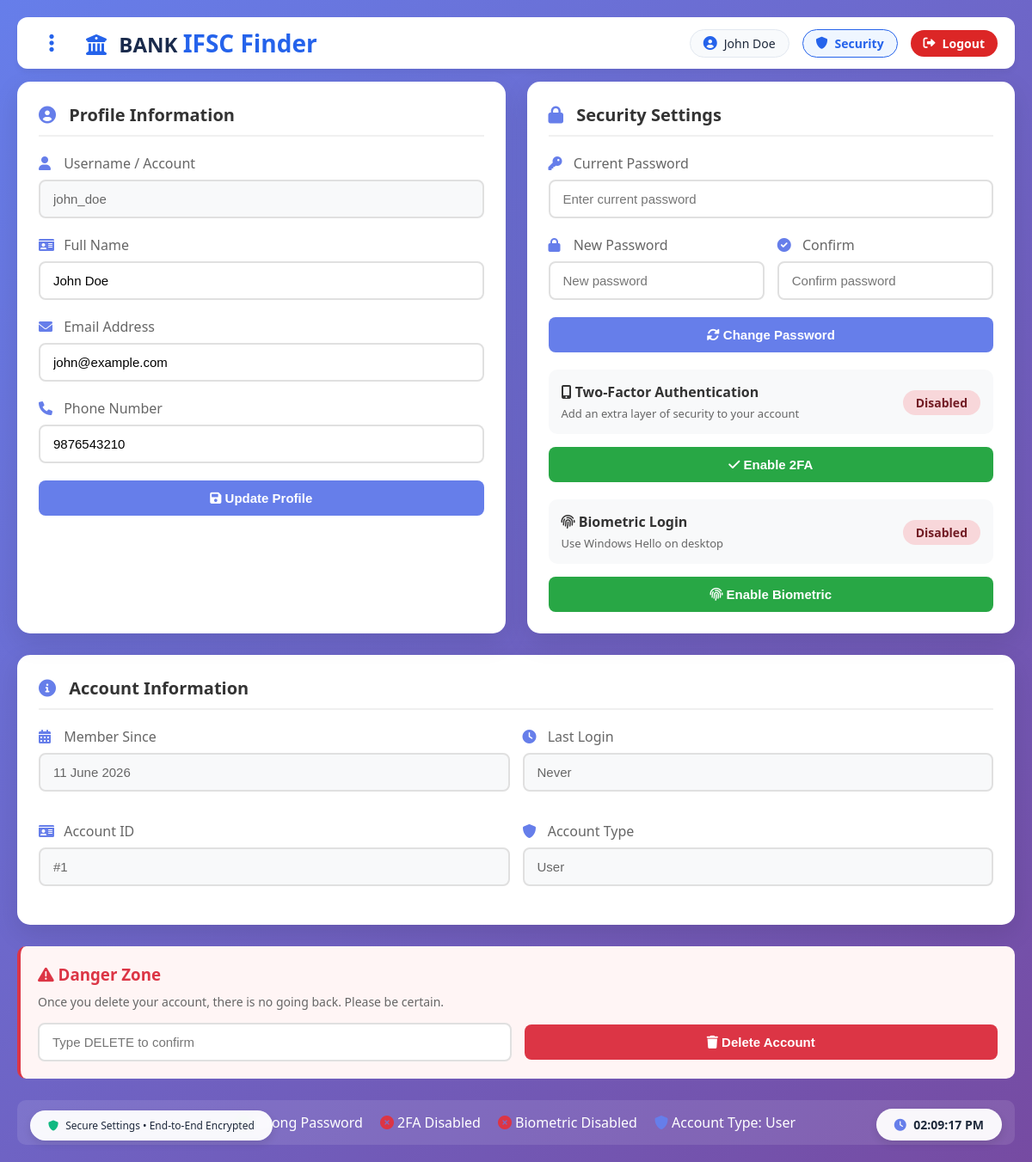
The page /settings.php (signed in) on the database its author committed.
### tables this page shows
CREATE TABLE IF NOT EXISTS `users` (
    `id` INT AUTO_INCREMENT PRIMARY KEY,
    `username` VARCHAR(50) UNIQUE NOT NULL,
    `email` VARCHAR(100) UNIQUE NOT NULL,
    `password` VARCHAR(255) NOT NULL,
    `phone` VARCHAR(20),
    `full_name` VARCHAR(100),
    `role` ENUM('user', 'admin') DEFAULT 'user',
    `two_factor_enabled` BOOLEAN DEFAULT FALSE,
    `biometric_enabled` BOOLEAN DEFAULT FALSE,
    `created_at` TIMESTAMP DEFAULT CURRENT_TIMESTAMP,
    `last_login` TIMESTAMP NULL
);

### settings.php (the view, shortened to what this page needs)
<?php
require_once 'db_config.php';
$is_logged_in = false;
$user_id = null;
$username = null;
$full_name = null;
$user_role = 'guest';
if (isset($_SESSION['user_id'])) {
    $is_logged_in = true;
    $user_id = $_SESSION['user_id'];
    $username = $_SESSION['username'] ?? '';
    $full_name = $_SESSION['full_name'] ?? '';
    $user_role = 'user';
    $user_query = mysqli_query($conn, "SELECT * FROM users WHERE id = $user_id");
    if ($user_query && mysqli_num_rows($user_query) > 0) {
        $user = mysqli_fetch_assoc($user_query);
        $user_role = $user['role'] ?? 'user';
    }
}
$is_admin = ($user_role === 'admin');
$user_agent = $_SERVER['HTTP_USER_AGENT'];
$is_mobile = preg_match('/(android|iphone|ipad|mobile)/i', $user_agent);
?>
<!DOCTYPE html>
<html lang="en">
<head>
    <link href="https://cdnjs.cloudflare.com/ajax/libs/font-awesome/6.0.0/css/all.min.css" rel="stylesheet">
</head>
<body>
    <div class="header">
        <div class="three-dots" onclick="toggleMenu()">
            <i class="fa-solid fa-ellipsis-vertical"></i>
        </div>
        <div class="logo">
            <i class="fa-solid fa-building-columns"></i> BANK <span>IFSC Finder</span>
        </div>
        <?php if ($is_logged_in): ?>
        <div class="user-info">
            <div class="user-details">
                <i class="fas fa-user-circle"></i>
                <span><?php echo htmlspecialchars($full_name ?: $username); ?></span>
            </div>
            <?php if ($user_role == 'user'): ?>
            <a href="security.php" class="security-link">
                <i class="fas fa-shield-alt"></i> <span>Security</span>
            </a>
            <?php endif; ?>
            <a href="logout2.php" class="logout-btn">
                <i class="fas fa-sign-out-alt"></i> <span>Logout</span>
            </a>
        </div>
        <?php endif; ?>
    </div>
    <div class="container">
        <div class="settings-grid">
            <div class="card">
                <h2><i class="fas fa-user-circle"></i> Profile Information</h2>
                <form method="POST">
                    <div class="form-group">
                        <label><i class="fas fa-user"></i> Username / Account</label>
                        <input type="text" value="<?php echo $username; ?>" readonly>
                    </div>
                    <div class="form-group">
                        <label><i class="fas fa-id-card"></i> Full Name</label>
                        <input type="text" name="full_name" value="<?php echo $full_name; ?>" required>
                    </div>
                    <div class="form-group">
                        <label><i class="fas fa-envelope"></i> Email Address</label>
                        <input type="email" name="email" value="<?php echo $user['email'] ?? ''; ?>" required>
                    </div>
                    <div class="form-group">
                        <label><i class="fas fa-phone"></i> Phone Number</label>
                        <input type="text" name="phone" value="<?php echo $user['phone'] ?? ''; ?>" required>
                    </div>
                    <button type="submit" name="update_profile" class="btn btn-primary">
                        <i class="fas fa-save"></i> Update Profile
                    </button>
                </form>
            </div>
            <div class="card">
                <h2><i class="fas fa-lock"></i> Security Settings</h2>
                <form method="POST">
                    <div class="form-group">
                        <label><i class="fas fa-key"></i> Current Password</label>
                        <input type="password" name="current_password" placeholder="Enter current password" required>
                    </div>
                    <div class="row">
                        <div class="form-group">
                            <label><i class="fas fa-lock"></i> New Password</label>
                            <input type="password" name="new_password" placeholder="New password" required>
                        </div>
                        <div class="form-group">
                            <label><i class="fas fa-check-circle"></i> Confirm</label>
                            <input type="password" name="confirm_password" placeholder="Confirm password" required>
                        </div>
                    </div>
                    <button type="submit" name="change_password" class="btn btn-primary">
                        <i class="fas fa-sync-alt"></i> Change Password
                    </button>
                </form>
                <?php if ($user_role == 'user'): ?>
                <div class="toggle-switch" style="margin-top:20px;">
                    <div class="toggle-info">
                        <h4><i class="fas fa-mobile-alt"></i> Two-Factor Authentication</h4>
                        <p>Add an extra layer of security to your account</p>
                    </div>
                    <div>
                        <span class="toggle-status <?php echo !empty($user['two_factor_enabled']) ? 'status-enabled' : 'status-disabled'; ?>">
                            <?php echo !empty($user['two_factor_enabled']) ? 'Enabled' : 'Disabled'; ?>
                        </span>
                    </div>
                </div>
                <form method="POST">
                    <button type="submit" name="toggle_2fa" class="btn <?php echo !empty($user['two_factor_enabled']) ? 'btn-warning' : 'btn-success'; ?>" style="width:100%;">
                        <i class="fas fa-<?php echo !empty($user['two_factor_enabled']) ? 'times' : 'check'; ?>"></i>
                        <?php echo !empty($user['two_factor_enabled']) ? 'Disable 2FA' : 'Enable 2FA'; ?>
                    </button>
                </form>
                <div class="toggle-switch" style="margin-top:20px;">
                    <div class="toggle-info">
                        <h4><i class="fas fa-fingerprint"></i> Biometric Login</h4>
                        <p>
                            <?php if ($is_mobile): ?>
                            Use fingerprint or face recognition
                            <?php else: ?>
                            Use Windows Hello on desktop
                            <?php endif; ?>
                        </p>
                    </div>
                    <div>
                        <span class="toggle-status <?php echo !empty($user['biometric_enabled']) ? 'status-enabled' : 'status-disabled'; ?>">
                            <?php echo !empty($user['biometric_enabled']) ? 'Enabled' : 'Disabled'; ?>
                        </span>
                    </div>
                </div>
                <form method="POST">
                    <button type="submit" name="toggle_biometric" class="btn <?php echo !empty($user['biometric_enabled']) ? 'btn-warning' : 'btn-success'; ?>" style="width:100%;">
                        <i class="fas fa-<?php echo !empty($user['biometric_enabled']) ? 'times' : 'fingerprint'; ?>"></i>
                        <?php echo !empty($user['biometric_enabled']) ? 'Disable Biometric' : 'Enable Biometric'; ?>
                    </button>
                </form>
                <?php endif; ?>
            </div>
        </div>
        <div class="card" style="margin-top:25px;">
            <h2><i class="fas fa-info-circle"></i> Account Information</h2>
            <div class="row">
                <div class="form-group">
                    <label><i class="fas fa-calendar-alt"></i> Member Since</label>
                    <input type="text" value="<?php echo isset($user['created_at']) ? date('d F Y', strtotime($user['created_at'])) : date('d F Y'); ?>" readonly>
                </div>
                <div class="form-group">
                    <label><i class="fas fa-clock"></i> Last Login</label>
                    <input type="text" value="<?php echo isset($user['last_login']) && $user['last_login'] ? date('d F Y, h:i A', strtotime($user['last_login'])) : 'Never'; ?>" readonly>
                </div>
                <div class="form-group">
                    <label><i class="fas fa-id-card"></i> Account ID</label>
                    <input type="text" value="<?php echo '#' . $user_id; ?>" readonly>
                </div>
                <div class="form-group">
                    <label><i class="fas fa-shield-alt"></i> Account Type</label>
                    <input type="text" value="<?php echo ucfirst($user_role); ?>" readonly>
                </div>
            </div>
        </div>
        <?php if (!$is_admin && $user_role != 'bank'): ?>
        <div class="delete-section" style="margin-top:25px;">
            <h3><i class="fas fa-exclamation-triangle"></i> Danger Zone</h3>
            <p>Once you delete your account, there is no going back. Please be certain.</p>
            <form method="POST" onsubmit="return confirm('Are you absolutely sure? This action cannot be undone!');">
                <div class="row" style="align-items: center;">
                    <div class="form-group" style="margin:0;">
                        <input type="text" name="confirm_delete" placeholder="Type DELETE to confirm" required style="margin:0;">
                    </div>
                    <button type="submit" name="delete_account" class="btn btn-danger">
                        <i class="fas fa-trash"></i> Delete Account
                    </button>
                </div>
            </form>
        </div>
        <?php endif; ?>
        <div style="background: rgba(255,255,255,0.1); border-radius: 10px; padding: 15px; margin-top: 25px; color: white;">
            <div style="display: flex; gap: 20px; flex-wrap: wrap; justify-content: center;">
                <span><i class="fas fa-check-circle" style="color:#28a745;"></i> Strong Password</span>
                <?php if ($user_role == 'user'): ?>
                <span><i class="fas fa-<?php echo !empty($user['two_factor_enabled']) ? 'check-circle' : 'times-circle'; ?>" style="color:<?php echo !empty($user['two_factor_enabled']) ? '#28a745' : '#dc3545'; ?>;"></i> 2FA <?php echo !empty($user['two_factor_enabled']) ? 'Enabled' : 'Disabled'; ?></span>
                <span><i class="fas fa-<?php echo !empty($user['biometric_enabled']) ? 'check-circle' : 'times-circle'; ?>" style="color:<?php echo !empty($user['biometric_enabled']) ? '#28a745' : '#dc3545'; ?>;"></i> Biometric <?php echo !empty($user['biometric_enabled']) ? 'Enabled' : 'Disabled'; ?></span>
                <?php endif; ?>
                <span><i class="fas fa-shield-alt" style="color:#667eea;"></i> Account Type: <?php echo ucfirst($user_role); ?></span>
            </div>
        </div>
    </div>
    <div class="live-clock" id="live-clock">
    </div>
    <div class="footer-note">
        <i class="fas fa-shield-alt"></i> Secure Settings • End-to-End Encrypted
    </div>
</body>
</html>

### settings.php (style rules this page uses)
* { margin: 0; padding: 0; box-sizing: border-box; }
body { font-family: 'Segoe UI', Tahoma, Geneva, Verdana, sans-serif; background: linear-gradient(135deg, #667eea 0%, #764ba2 100%); min-height: 100vh; padding: 20px; }
.container { max-width: 1200px; margin: 0 auto; }
.header { display: flex; align-items: center; padding: 10px 20px; background: white; border-radius: 12px; margin-bottom: 15px; box-shadow: 0 4px 6px rgba(0,0,0,0.05); position: relative; z-index: 100; }
.three-dots { font-size: 24px; cursor: pointer; margin-right: 20px; color: #2563EB; transition: all 0.3s; width: 40px; height: 40px; display: flex; align-items: center; justify-content: center; border-radius: 50%; }
.logo { font-size: 24px; font-weight: bold; color: #1A2B4C; flex-shrink: 0; }
.logo span { color: #2563EB; font-size: 28px; }
.logo i { color: #2563EB; margin-right: 8px; }
.user-info { margin-left: auto; display: flex; align-items: center; gap: 15px; }
.user-details { display: flex; align-items: center; gap: 8px; background: #F8FAFC; padding: 6px 15px; border-radius: 30px; border: 1px solid #E2E8F0; white-space: nowrap; }
.user-details i { color: #2563EB; font-size: 16px; }
.user-details span { color: #1E293B; font-size: 14px; font-weight: 500; }
.security-link { display: flex; align-items: center; gap: 8px; background: #EFF6FF; color: #2563EB; text-decoration: none; padding: 6px 15px; border-radius: 30px; font-size: 14px; font-weight: 600; border: 1px solid #2563EB; transition: all 0.3s; white-space: nowrap; }
.logout-btn { background: #DC2626; color: white; text-decoration: none; padding: 6px 15px; border-radius: 30px; font-size: 14px; font-weight: 600; transition: all 0.3s; display: flex; align-items: center; gap: 8px; white-space: nowrap; }
.settings-grid { display: grid; grid-template-columns: repeat(auto-fit, minmax(450px, 1fr)); gap: 25px; }
.card { background: white; border-radius: 15px; padding: 25px; box-shadow: 0 10px 30px rgba(0,0,0,0.1); transition: transform 0.3s; }
.card h2 { color: #333; margin-bottom: 20px; font-size: 20px; border-bottom: 2px solid #f0f0f0; padding-bottom: 10px; }
.card h2 i { color: #667eea; margin-right: 10px; }
.form-group { margin-bottom: 20px; }
.form-group label { display: block; margin-bottom: 8px; color: #666; font-weight: 500; }
.form-group label i { color: #667eea; margin-right: 5px; width: 20px; }
.form-group input, .form-group select { width: 100%; padding: 12px 15px; border: 2px solid #e0e0e0; border-radius: 8px; font-size: 15px; transition: 0.3s; }
.form-group input[readonly] { background: #f8f9fa; color: #666; }
.btn { padding: 12px 25px; border: none; border-radius: 8px; font-size: 15px; font-weight: 600; cursor: pointer; transition: 0.3s; }
.btn-primary { background: #667eea; color: white; width: 100%; }
.btn-success { background: #28a745; color: white; }
.btn-danger { background: #dc3545; color: white; }
.toggle-switch { display: flex; align-items: center; justify-content: space-between; padding: 15px; background: #f8f9fa; border-radius: 10px; margin-bottom: 15px; }
.toggle-info { flex: 1; }
.toggle-info h4 { color: #333; margin-bottom: 5px; }
.toggle-info p { color: #666; font-size: 13px; }
.toggle-status { font-size: 14px; font-weight: 600; padding: 5px 15px; border-radius: 20px; }
.status-disabled { background: #f8d7da; color: #721c24; }
.delete-section { background: #fff5f5; border-left: 4px solid #dc3545; padding: 20px; border-radius: 10px; }
.delete-section h3 { color: #dc3545; margin-bottom: 10px; }
.delete-section p { color: #666; margin-bottom: 15px; font-size: 14px; }
.row { display: grid; grid-template-columns: 1fr 1fr; gap: 15px; }
.live-clock { position: fixed; bottom: 25px; right: 35px; background: white; padding: 8px 20px; border-radius: 30px; font-weight: 600; color: #1E293B; box-shadow: 0 4px 10px rgba(0,0,0,0.1); z-index: 1000; font-size: 14px; border: 1px solid rgba(255,255,255,0.2); backdrop-filter: blur(5px); background: rgba(255, 255, 255, 0.95); }
.footer-note { position: fixed; bottom: 25px; left: 35px; background: rgba(255, 255, 255, 0.95); backdrop-filter: blur(5px); padding: 8px 20px; border-radius: 30px; color: #1E293B; font-size: 12px; box-shadow: 0 4px 10px rgba(0,0,0,0.1); border: 1px solid rgba(255,255,255,0.2); }
.footer-note i { color: #10B981; margin-right: 5px; }

### rows shown on the page
users: email "john@example.com", phone "9876543210", created_at "11 June 2026", last_login "Never", role "User"

### other values the page prints
$full_name ?: $username "John Doe"
